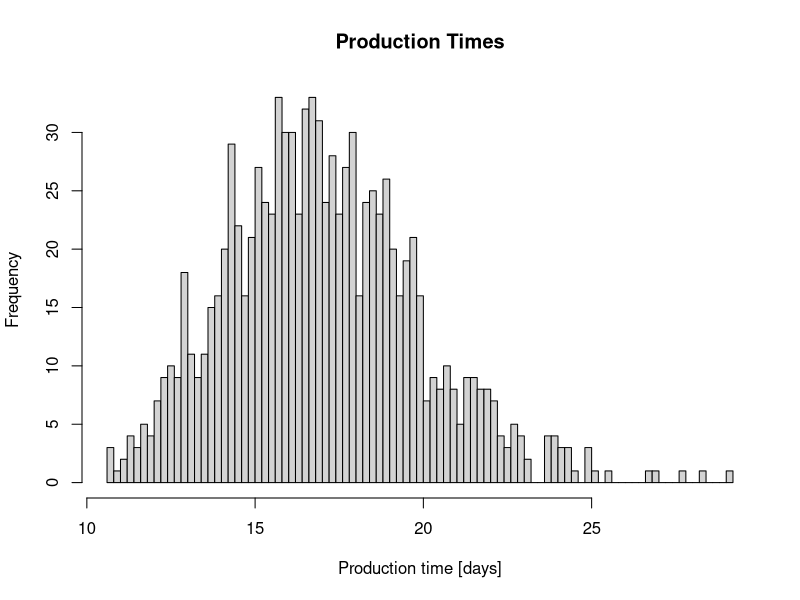
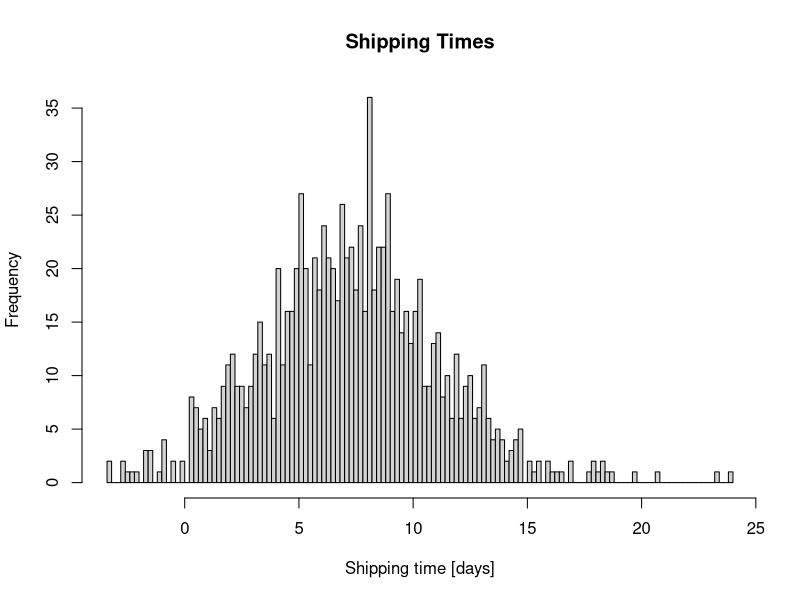
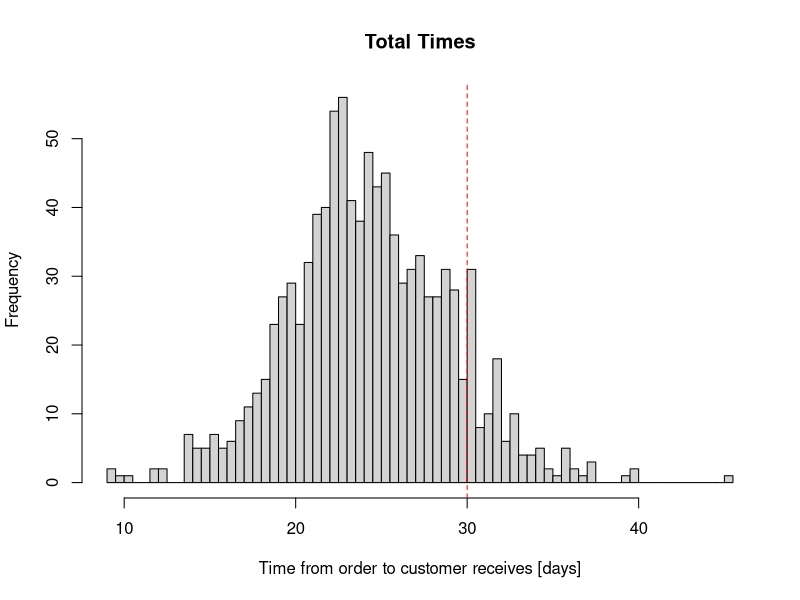
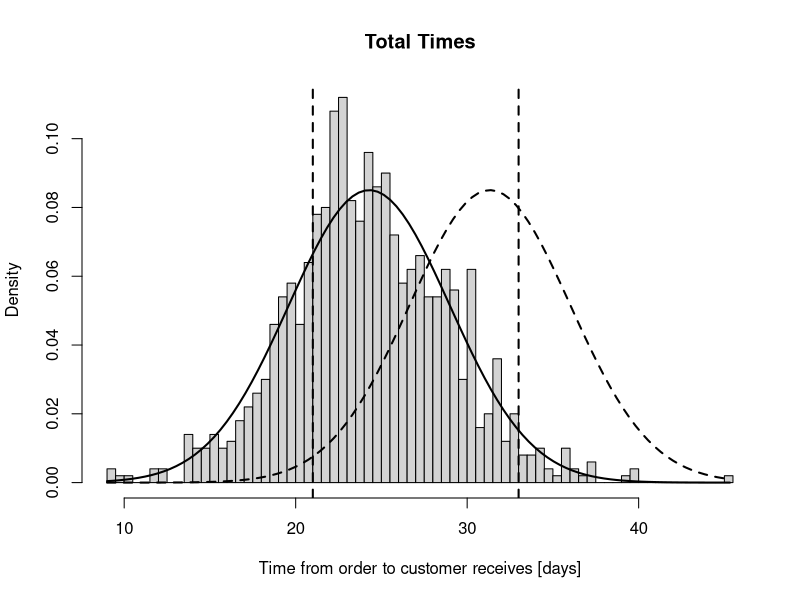
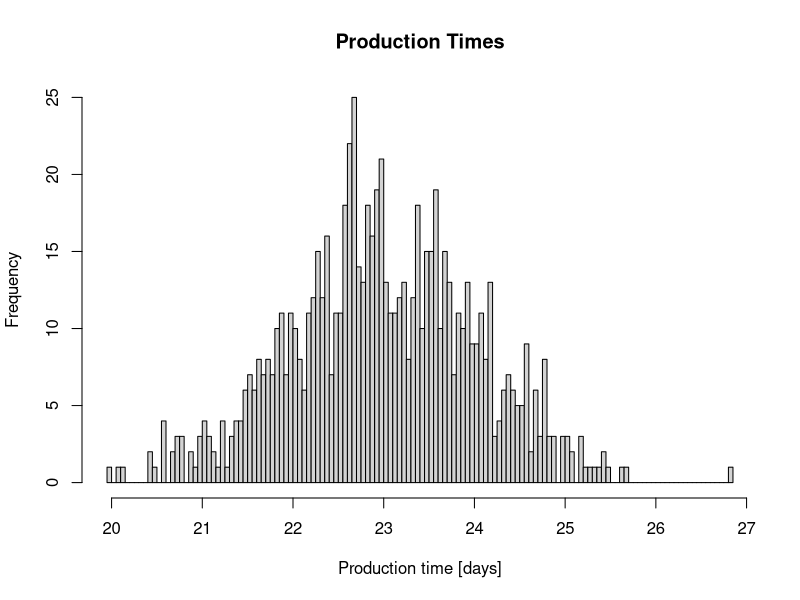
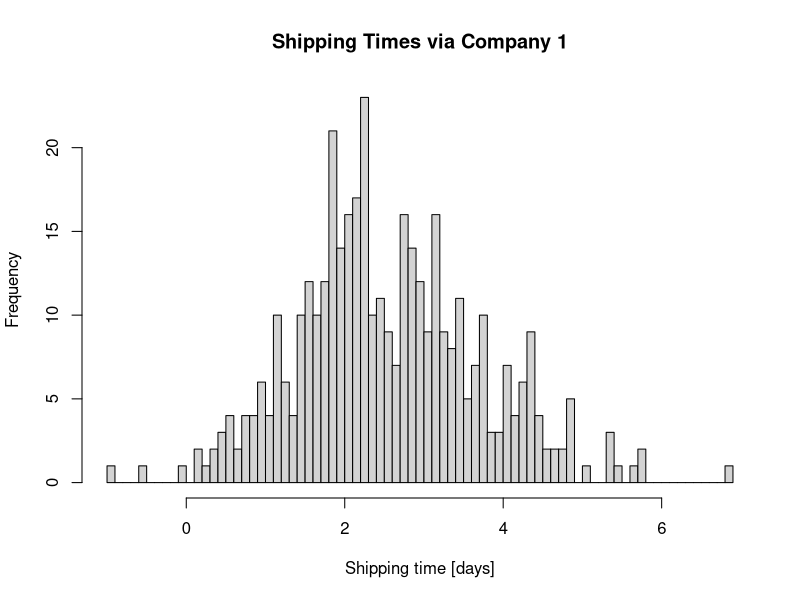
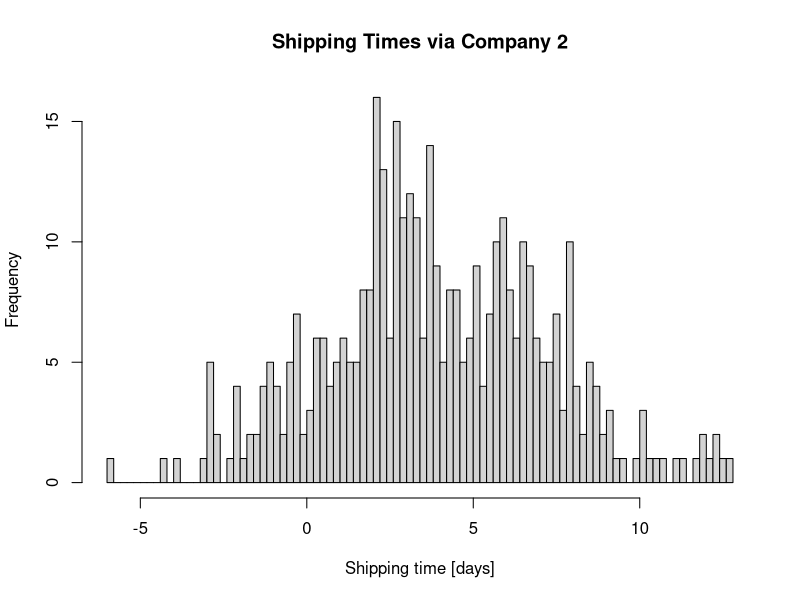
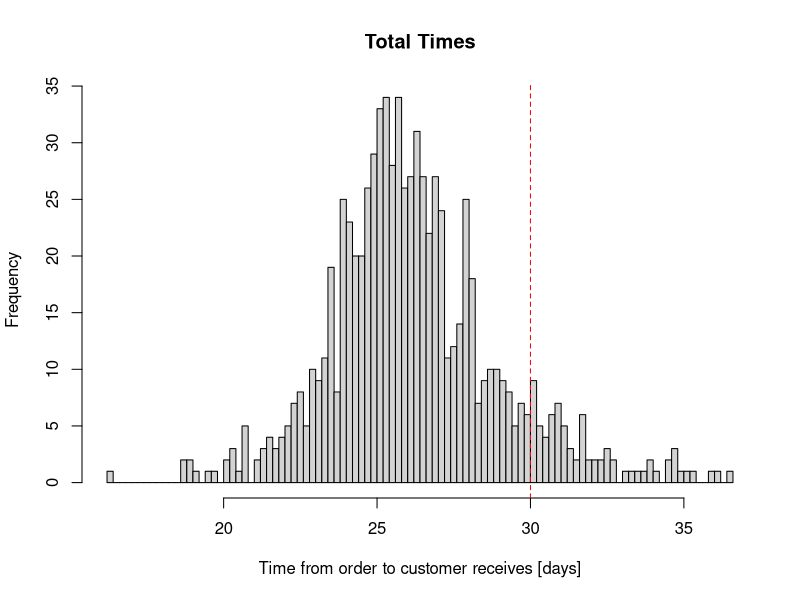

Write R code to recreate these figures, in order.
## ---- chunk 1
knitr::opts_chunk$set(echo = T, warning = F)
#setwd("/home/ajo/gitRepos/stat4BusMan/Assignment2")
## ---- chunk 2
set.seed(1)
N=1000
# Production time. 
t_to_ship = rexp(N,1/2) + rnorm(N,15,2)

# Shipment time. 
t_ship = rexp(N,1/2) + rnorm(N,5,3)

total_times <- t_to_ship + t_ship
mu_tot <- mean(total_times)
sigma_tot <- sd(total_times)
## ---- chunk 3
hist(t_to_ship, main = "Production Times", xlab = "Production time [days]", breaks = 100)
hist(t_ship, main = "Shipping Times", xlab = "Shipping time [days]", breaks = 100)
hist(total_times, main = "Total Times", xlab = "Time from order to customer receives [days]", breaks = 100)
abline(v = 30, col = "red", lty = 2)
## ---- chunk 4
sigma_opt <- sqrt(1)
mu_opt <- 27
LSL <- (-6) * sigma_opt + mu_opt
USL <- 6 * sigma_opt + mu_opt
faults<-sum((total_times>USL)+(total_times<LSL))
## ---- chunk 5
prob<-faults/N
(k<-qnorm(1-prob,1.5,1))
## ---- chunk 6
x <- seq(min(total_times), max(total_times), length = 100)
f1 <- dnorm(x, mean = mu_tot+1.5*sigma_tot, sd = sigma_tot)
f2 <- dnorm(x, mean = mu_tot, sd = sigma_tot)
hist(total_times,main = "Total Times", xlab = "Time from order to customer receives [days]", 
     breaks = 100, probability = T)
lines(x,f1,type="l",lwd=2,lty=2)
lines(x,f2,type="l",lwd=2,lty=1)
abline(v=LSL,lwd=2,lty=2)
abline(v=USL,lwd=2,lty=2)

DPMO<-1000000*(1-pnorm(USL,mu_tot+1.5*sigma_tot,sigma_tot))
## ---- chunk 7
sigma<-(USL-mu_tot)/6
DPMO<-1000000*(1-pnorm(USL,mu_tot+1.5*sigma,sigma))

Cp_opt<-(USL-LSL)/(6*sigma_opt)
Cp<-(USL-LSL)/(6*sigma_tot)
## ---- chunk 8
set.seed(1)
N2 = 800 # A bit fewer orders than we had during the first two months. 

##### Data for production and shipping times. 
# Production time. 
t_to_ship_2 = rnorm(N2,23,1)

# two companies are used. maybe there's a difference
t_ship_comp1 <- rexp(N2/2,1/0.5) + rnorm(N2/2,2,1)
t_ship_comp2 = rexp(N2/2,1/1) + rnorm(N2/2, 3,3)

total_time = t_to_ship_2 + c(t_ship_comp1,t_ship_comp2) # company1 shipped the 1st half of phones, comp2 the 2nd

###### Data for defective phones according to touch screen supplier.
M = 150 #each of the 6 cells gets 150 datapoints
# pw_11 = rbinom(M,1,0.99)
# pw_12 = rbinom(M,1,0.98)
# pw_21 = rbinom(M,1,0.95)
# pw_22 = rbinom(M,1,0.96)
# pw_31 = rbinom(M,1,0.92)
# pw_32 = rbinom(M,1,0.93)
## ---- chunk 9
hist(t_to_ship_2, main = "Production Times", xlab = "Production time [days]", breaks = 100)
hist(t_ship_comp1, main = "Shipping Times via Company 1", xlab = "Shipping time [days]", breaks = 100)
hist(t_ship_comp2, main = "Shipping Times via Company 2", xlab = "Shipping time [days]", breaks = 100)
hist(total_time, main = "Total Times", xlab = "Time from order to customer receives [days]", breaks = 100)
abline(v = 30, col = "red", lty = 2)
## ---- chunk 10
wilcox.test(t_ship_comp1,t_ship_comp2)
median(t_ship_comp1) < median(t_ship_comp2)
## ---- chunk 11
set.seed(1)
N3 = 1100 # A bit fewer orders than we had during the first two months. 

##### Data for production and shipping times. 
# Production time. 
t_to_ship_3 = rnorm(N3,23,1)

# two companies are used. maybe there's a difference
t_ship_com_final <- rexp(N3/2,1/0.5) + rnorm(N3/2,2,1.5)

total_time_final = t_to_ship_3 + t_ship_com_final
mu_tot_final <- mean(total_time_final)
sigma_tot_final <- sd(total_time_final)

###### Data for defective phones according to touch screen supplier.
M = 150 #each of the 6 cells gets 150 datapoints
# pw_11 = rbinom(M,1,0.99)
# pw_12 = rbinom(M,1,0.98)
# pw_21 = rbinom(M,1,0.95)
# pw_22 = rbinom(M,1,0.96)
# pw_31 = rbinom(M,1,0.92)
# pw_32 = rbinom(M,1,0.93)
## ---- chunk 12
hist(t_to_ship_3, main = "Production Times", xlab = "Production time [days]", breaks = 100)
hist(t_ship_com_final, main = "Shipping Times via Best Company (Company 1)", xlab = "Shipping time [days]", breaks = 100)
hist(total_time_final, main = "Total Times", xlab = "Time from order to customer receives [days]", breaks = 100)
abline(v = 30, col = "red", lty = 2)
## ---- chunk 13
faults2<-sum((total_time_final>USL)+(total_time_final<LSL))
## ---- chunk 14
prob2<-faults2/N3
(k2<-qnorm(1-prob2,1.5,1))
## ---- chunk 15
x2 <- seq(min(total_time_final), max(total_time_final), length = 100)
f11 <- dnorm(x2, mean = mu_tot_final+1.5*sigma_tot_final, sd = sigma_tot_final)
f21 <- dnorm(x2, mean = mu_tot_final, sd = sigma_tot_final)
hist(total_time_final,main = "Total Times", xlab = "Time from order to customer receives [days]", 
     breaks = 100, probability = T)
lines(x2,f11,type="l",lwd=2,lty=2)
lines(x2,f21,type="l",lwd=2,lty=1)
abline(v=LSL,lwd=2,lty=2)
abline(v=USL,lwd=2,lty=2)

DPMO<-1000000*(1-pnorm(USL,mu_tot_final+1.5*sigma_tot_final,sigma_tot_final))
## ---- chunk 16
sigma<-(USL-mu_tot_final)/6
DPMO<-1000000*(1-pnorm(USL,mu_tot_final+1.5*sigma,sigma))

Cp_opt<-(USL-LSL)/(6*sigma_opt)
Cp<-(USL-LSL)/(6*sigma_tot_final)
## ---- chunk 17
# first simulate latent quality variables
q_gorilla = rnorm(N,0.8,0.2)
q_special = rnorm(N,0.85,0.1)
q_simple  = rnorm(N,0.77,0.3)


q_touch1 = rnorm(0.9,0.11)
q_touch2 = rnorm(0.8,0.25)

for (v in c(q_gorilla,q_special,q_simple, q_touch1, q_touch2)){
  if (v < 0) v=0
  if (v>1) v=1
}

#init
phones_working = vector('numeric',6) 
M = 150 #each of the 6 cells gets 150 datapoints

for (i in 1:6){
  phones_working = sum( rbinom(M,1,q_touch1[1:M]) * rbinom(M,1,q_gorilla[1:M]))
}

## produces NaNs bc for loop wasn't executed as intented


# ALex: I did not really understand this, so used the simle suggestion. 
